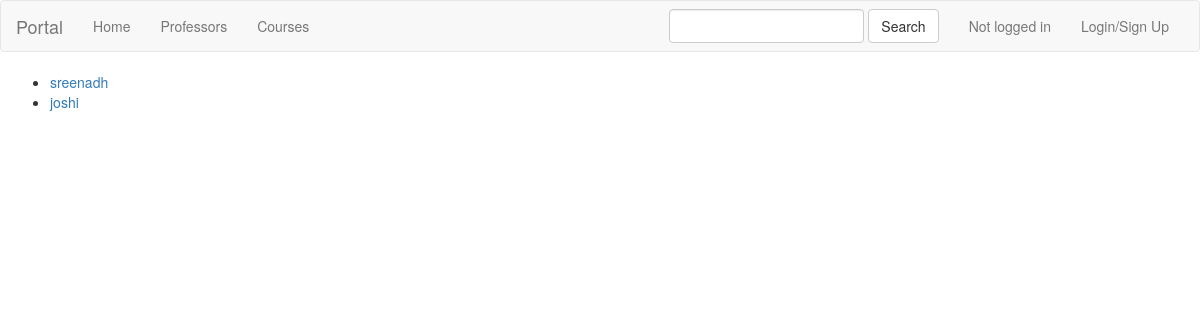
Page /professors/ on the earlier database version.
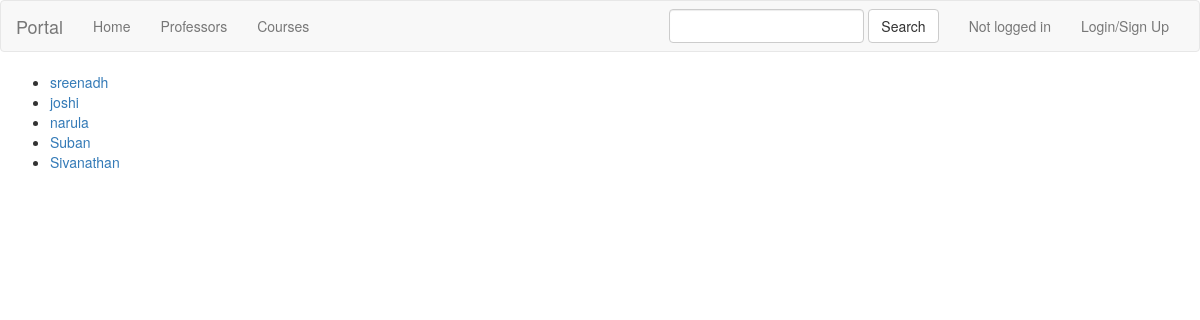
Same page on the later database version.
### professors/models.py (models this page shows, shortened)
class Professor(models.Model):
    name = models.CharField(max_length=100)
    age = models.IntegerField()
    department = models.CharField(max_length=100)

### professors/views.py (the view)
class IndexView(generic.ListView):
    template_name = 'professors/index.html'
    context_object_name = 'all_profs'
    def get_queryset(self):
        return Professor.objects.all()

### professors/templates/professors/index.html (shortened to what this page needs)
{% extends 'root/base.html' %}
{% block body %}
<ul>
    {% for prof in all_profs %}
        <li><a href="{% url 'professors:detail' prof.id %}"> {{ prof.name }} </a></li>
    {% endfor %}
</ul>
{% endblock %}

Differences in the rows shown:
added Professor: name "narula"
added Professor: name "Suban"
added Professor: name "Sivanathan"
